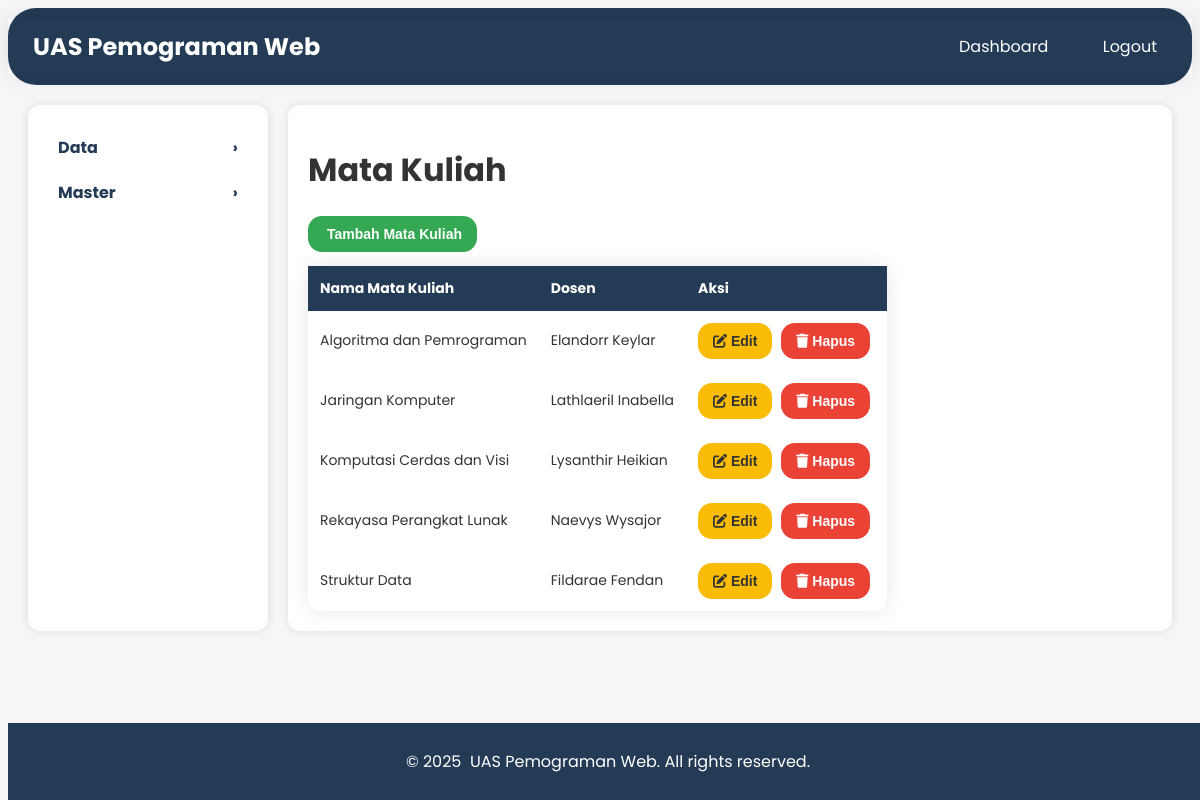
/view/subjects.php (signed in), run on the app's committed database.
### tables this page shows
CREATE TABLE `subjects` (
  `id` int NOT NULL,
  `subject_name` varchar(100) NOT NULL,
  `teacher_id` int DEFAULT NULL
);

CREATE TABLE `teachers` (
  `id` int NOT NULL,
  `name` varchar(100) NOT NULL,
  `email` varchar(100) NOT NULL
);

### view/subjects.php (the view, shortened to what this page needs)
<?php
include '../lib/config.php';
$stmt = $pdo->prepare("SELECT s.*, t.name AS teacher_name FROM subjects s LEFT JOIN teachers t ON s.teacher_id = t.id");
$stmt->execute();
$subjects = $stmt->fetchAll();
?>
<!DOCTYPE html>
<html lang="en">
<head>
    <link rel="stylesheet" href="../public/stylesheets/styles.css">
    <link rel="stylesheet" href="https://site-assets.fontawesome.com/releases/v6.5.1/css/all.css">
</head>
<body>
    <header>
        <nav class="navbar">
            <div class="navbar-brand"><i class="fa-duotone fa-solid fa-spider-web"></i> UAS Pemograman Web</div>
            <ul class="navbar-menu">
                <li><a href="dashboard.php"><i class="fa-solid fa-grid-horizontal"></i> Dashboard</a></li>
                <li><a href="../function/logout.php"><i class="fa-duotone fa-solid fa-arrow-up-left-from-circle"></i> Logout</a></li>
            </ul>
        </nav>
    </header>
    <div class="container">
        <aside class="sidebar">
            <ul>
                <li>
                    <a href="#" class="dropdown-toggle">Data</a>
                </li>
                <li>
                    <a href="#" class="dropdown-toggle">Master</a>
                </li>
            </ul>
        </aside>
        <main class="content">
            <h1>Mata Kuliah</h1>
            <button id="addSubjectBtn" class="btn"><i class="fa-sharp-duotone fa-solid fa-diploma"></i> Tambah Mata Kuliah</button>
            <table>
                <thead>
                    <tr>
                        <th>Nama Mata Kuliah</th>
                        <th>Dosen</th>
                        <th>Aksi</th>
                    </tr>
                </thead>
                <tbody>
                    <?php foreach ($subjects as $subject): ?>
                        <tr>
                            <td><?php echo htmlspecialchars($subject['subject_name']); ?></td>
                            <td><?php echo htmlspecialchars($subject['teacher_name'] ?? 'Tidak Ada'); ?></td>
                            <td>
                                <button class="btn editBtn" data-id="<?php echo $subject['id']; ?>"><i class="fa-duotone fa-solid fa-pen-to-square"></i> Edit</button>
                                <button class="btn deleteBtn" data-id="<?php echo $subject['id']; ?>"><i class="fa-duotone fa-solid fa-trash"></i> Hapus</button>
                            </td>
                        </tr>
                    <?php endforeach; ?>
                </tbody>
            </table>
        </main>
    </div>
    <footer>
        <p>&copy; 2025 <i class="fa-duotone fa-solid fa-spider-web"></i> UAS Pemograman Web. All rights reserved.</p>
    </footer>
</body>
</html>

### public/stylesheets/styles.css (style rules this page uses)
:root { --linear-grad: linear-gradient(to right, #141E30, #243B55); --grad-clr1: #141E30; --grad-clr2: #243B55; }
body { font-family: 'Poppins', sans-serif; background-color: #f6f5f7; color: #333; }
header { background-color: #243B55; color: #fff; padding: 10px 0; border-radius: 28px; }
.navbar { display: flex; justify-content: space-between; align-items: center; padding: 0 20px; position: sticky; box-shadow: 0 0 20px rgba(0, 0, 0, 0.1); top: 0; z-index: 1; }
.navbar-menu { list-style: none; display: flex; gap: 20px; transition: background-color 0.3s ease; }
.container { display: flex; margin: 20px; border-radius: 12px; width: auto !important; }
.sidebar { width: 200px; background-color: #fff; padding: 20px; box-shadow: 0 0 10px rgba(0, 0, 0, 0.1); border-radius: 12px; }
.sidebar ul { list-style: none; padding: 0; margin: 0; overflow-y: auto; overflow-x: hidden; transition: background-color 0.3s ease; }
.content { flex: 1; padding: 20px; background-color: #fff; margin-left: 20px; box-shadow: 0 0 10px rgba(0, 0, 0, 0.1); border-radius: 12px; }
footer { background-color: #243B55; color: #fff; text-align: center; padding: 10px 0; position: fixed; width: 100%; bottom: 0; }
table { width: auto !important; border-collapse: collapse; margin-top: 20px; border-radius: 12px; box-shadow: 0 0 20px rgba(0, 0, 0, 0.1); transition: background-color 0.3s ease; border-radius: 12px; }
table, th, td { text-align: left; font-size: 14px; transition: background-color 0.3s ease; }
th, td { padding: 12px; text-align: left; }
th { background-color: #243B55; color: #fff; }
.btn { background-color: #243B55; color: #fff; border: transparent; }

### data on the page
subjects: subject_name "Algoritma dan Pemrograman", teacher.name "Elandorr Keylar"
subjects: subject_name "Jaringan Komputer", teacher.name "Lathlaeril Inabella"
subjects: subject_name "Komputasi Cerdas dan Visi", teacher.name "Lysanthir Heikian"
subjects: subject_name "Rekayasa Perangkat Lunak", teacher.name "Naevys Wysajor"
subjects: subject_name "Struktur Data", teacher.name "Fildarae Fendan"
